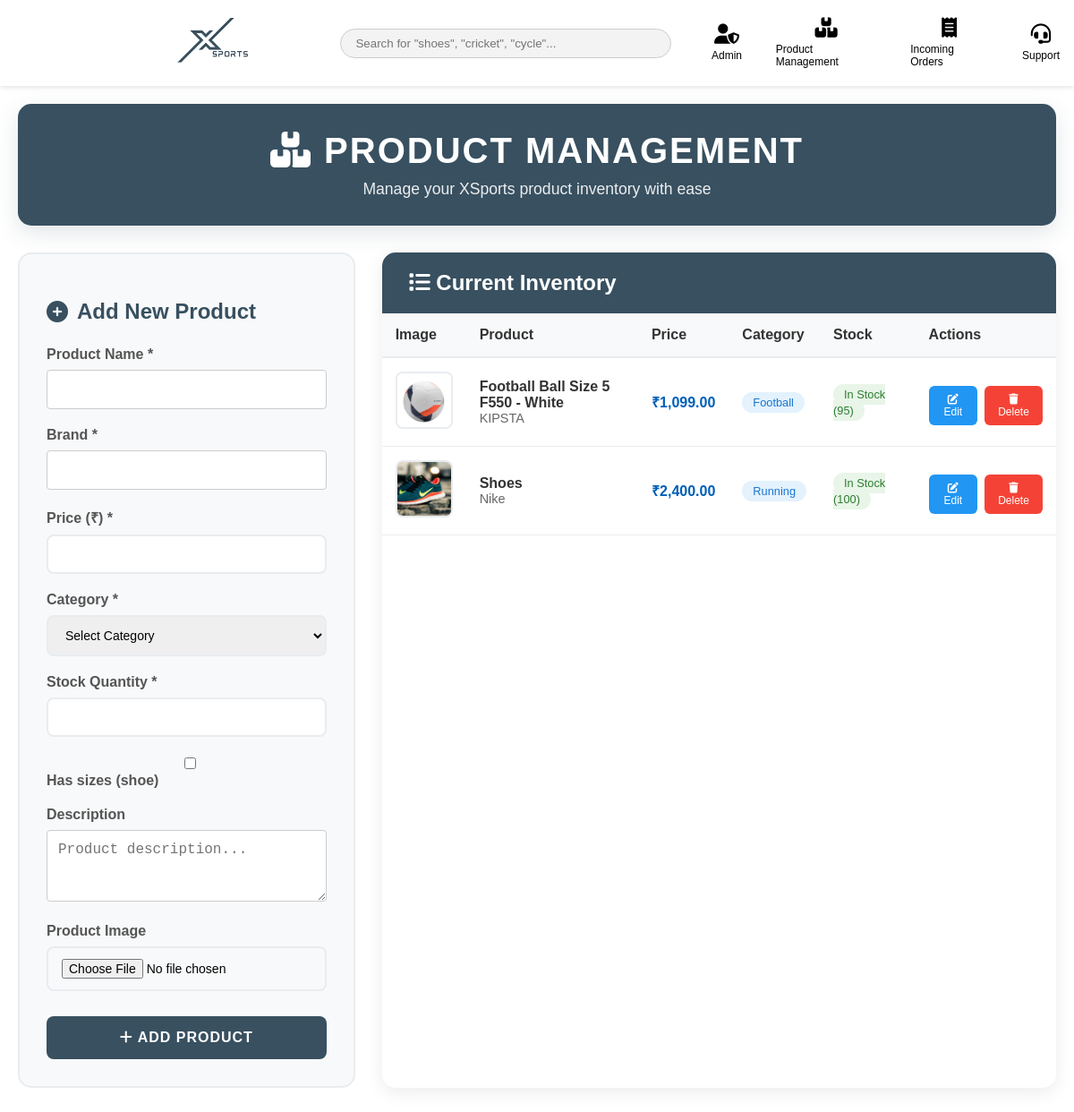
The app's page /admin.php (signed in), older data.
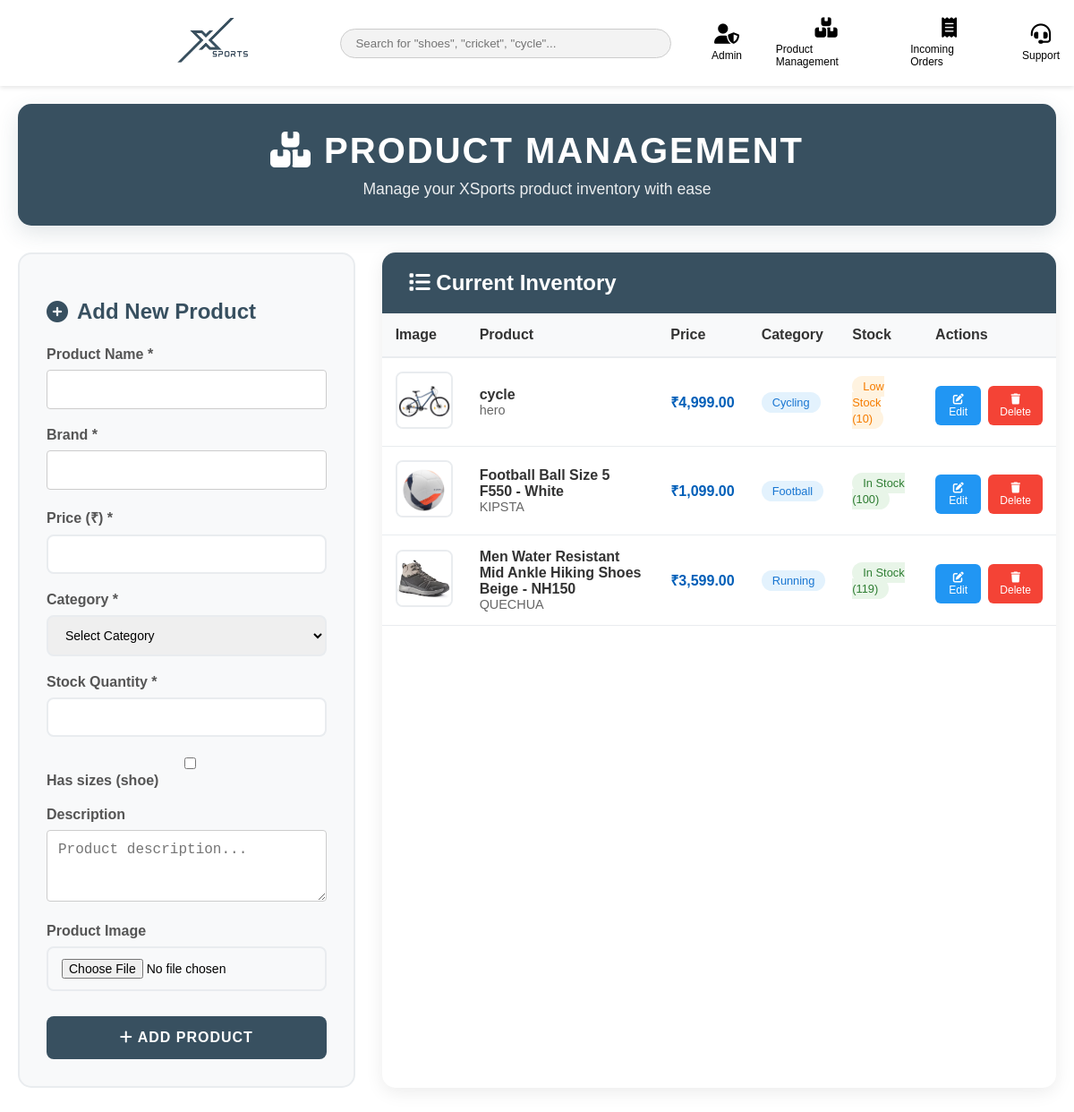
The same page, newer data.
### tables this page shows
CREATE TABLE IF NOT EXISTS `products` (
  `id` int NOT NULL AUTO_INCREMENT,
  `name` varchar(255) NOT NULL,
  `brand` varchar(100) NOT NULL,
  `price` decimal(10,2) NOT NULL,
  `image_path` varchar(255) DEFAULT NULL,
  `category` varchar(100) NOT NULL,
  `description` text,
  `quantity` int DEFAULT '0',
  `created_at` timestamp NULL DEFAULT CURRENT_TIMESTAMP,
  `has_sizes` tinyint(1) DEFAULT '0',
  PRIMARY KEY (`id`)
);

### admin.php (the view, shortened to what this page needs)
<?php
require_once 'includes/db.php';
$stmt = $pdo->query('SELECT * FROM products ORDER BY id DESC');
$products = $stmt->fetchAll();
?>
<!DOCTYPE html>
<html lang="en">
<head>
    <link rel="stylesheet" href="assets/style.css">
    <link rel="stylesheet" href="https://cdnjs.cloudflare.com/ajax/libs/font-awesome/6.5.1/css/all.min.css">
</head>
<body>
    <?php include 'includes/header.php'; ?>
    <div class="admin-container">
        <div class="admin-header">
            <h1><i class="fa-solid fa-boxes-stacked"></i> Product Management</h1>
            <p>Manage your XSports product inventory with ease</p>
        </div>
        <div class="admin-sections">
            <div class="add-product-section">
                <h2><i class="fa-solid fa-plus-circle"></i> Add New Product</h2>
                <form method="POST" enctype="multipart/form-data">
                    <div class="form-group">
                        <label for="name">Product Name *</label>
                        <input type="text" id="name" name="name" required>
                    </div>
                    <div class="form-group">
                        <label for="brand">Brand *</label>
                        <input type="text" id="brand" name="brand" required>
                    </div>
                    <div class="form-group">
                        <label for="price">Price (₹) *</label>
                        <input type="number" id="price" name="price" step="0.01" min="0" required>
                    </div>
                    <div class="form-group">
                        <label for="category">Category *</label>
                        <select id="category" name="category" required>
                            <option value="">Select Category</option>
                        </select>
                    </div>
                    <div class="form-group">
                        <label for="stock">Stock Quantity *</label>
                        <input type="number" id="stock" name="stock" min="0" required>
                    </div>
                    <div class="form-group">
                        <label><input type="checkbox" id="has_sizes" name="has_sizes" value="1"> Has sizes (shoe)</label>
                    </div>
                    <div class="form-group">
                        <label for="description">Description</label>
                        <textarea id="description" name="description" placeholder="Product description..."></textarea>
                    </div>
                    <div class="form-group">
                        <label for="image">Product Image</label>
                        <input type="file" id="image" name="image" accept="image/*">
                    </div>
                    <button type="submit" class="btn-primary">
                        <i class="fa-solid fa-plus"></i> Add Product
                    </button>
                </form>
            </div>
            <div class="inventory-section">
                <div class="inventory-header">
                    <h2><i class="fa-solid fa-list"></i> Current Inventory</h2>
                </div>
                <?php if (empty($products)): ?>
                    <div class="empty-state">
                        <i class="fa-solid fa-box-open"></i>
                        <h3>No Products Yet</h3>
                        <p>Start by adding your first product using the form on the left.</p>
                    </div>
                <?php else: ?>
                    <div style="overflow-x: auto;">
                        <table class="products-table">
                            <thead>
                                <tr>
                                    <th>Image</th>
                                    <th>Product</th>
                                    <th>Price</th>
                                    <th>Category</th>
                                    <th>Stock</th>
                                    <th>Actions</th>
                                </tr>
                            </thead>
                            <tbody>
                                <?php foreach ($products as $product): ?>
                                    <tr>
                                        <td>
                                            <?php if ($product['image_path']): ?>
                                                <img src="<?php echo htmlspecialchars($product['image_path']); ?>" alt="<?php echo htmlspecialchars($product['name']); ?>" class="product-image">
                                            <?php else: ?>
                                                <div style="width: 60px; height: 60px; background: #f0f0f0; border-radius: 8px; display: flex; align-items: center; justify-content: center; color: #999;">
                                                    <i class="fa-solid fa-image"></i>
                                                </div>
                                            <?php endif; ?>
                                        </td>
                                        <td>
                                            <div class="product-name"><?php echo htmlspecialchars($product['name']); ?></div>
                                            <div class="product-brand"><?php echo htmlspecialchars($product['brand']); ?></div>
                                        </td>
                                        <td class="product-price">₹<?php echo number_format($product['price'], 2); ?></td>
                                        <td><span class="product-category"><?php echo htmlspecialchars($product['category']); ?></span></td>
                                        <td>
                                            <?php
                                                                $stock = $product['quantity'];
                    if ($stock > 10) {
                        echo '<span class="stock-status stock-in">In Stock (' . $stock . ')</span>';
                    } elseif ($stock > 0) {
                        echo '<span class="stock-status stock-low">Low Stock (' . $stock . ')</span>';
                    } else {
                        echo '<span class="stock-status stock-out">Out of Stock</span>';
                    }
                                            ?>
                                        </td>
                                        <td>
                                            <div class="action-buttons">
                                                <?php
                                                $sizeRows = $pdo->prepare('SELECT size, stock FROM product_sizes WHERE product_id = ?');
                                                $sizeRows->execute([$product['id']]);
                                                $sizesArr = $sizeRows->fetchAll();
                                                $sizesJson = htmlspecialchars(json_encode($sizesArr), ENT_QUOTES);
                                                ?>
                                                <button class="btn-edit" onclick="editProduct(<?php echo $product['id']; ?>, '<?php echo addslashes($product['name']); ?>', '<?php echo addslashes($product['brand']); ?>', '<?php echo $product['price']; ?>', '<?php echo addslashes($product['category']); ?>', '<?php echo $product['quantity']; ?>', '<?php echo addslashes($product['description'] ?? ''); ?>', '<?php echo $sizesJson; ?>')">
                                                    <i class="fa-solid fa-edit"></i> Edit
                                                </button>
                                                <button class="btn-delete" onclick="deleteProduct(<?php echo $product['id']; ?>, '<?php echo htmlspecialchars($product['name']); ?>')">
                                                    <i class="fa-solid fa-trash"></i> Delete
                                                </button>
                                            </div>
                                        </td>
                                    </tr>
                                <?php endforeach; ?>
                            </tbody>
                        </table>
                    </div>
                <?php endif; ?>
            </div>
        </div>
    </div>
</body>
</html>

### includes/header.php (shortened to what this page needs)
<!DOCTYPE html>
<html lang="en">
<head>
<link href="assets/style.css" rel="stylesheet"/>
<link href="https://cdnjs.cloudflare.com/ajax/libs/font-awesome/6.5.1/css/all.min.css" rel="stylesheet"/>
</head>
<body>
<header class="top-header">
<div class="header-container">
<div class="left-section">
<button class="hamburger">☰</button>
<span class="all-sports">ALL<br/>SPORTS</span>
<a href="index.php">
<img alt="XSports Logo" class="logo-img" src="images/logo.png"/>
</a>
</div>
<?php if(basename($_SERVER['PHP_SELF']) != 'support.php'): ?>
<div class="search-section">
<form action="search.php" method="get" style="display: flex; width: 100%;">
    <input class="search-bar" name="q" placeholder='Search for "shoes", "cricket", "cycle"...' type="text" value="<?php echo isset($_GET['q']) ? htmlspecialchars($_GET['q']) : ''; ?>"/>
</form>
</div>
<?php endif; ?>
<div class="right-section">
<div class="nav-icons">
<?php if (isset($_SESSION['admin_logged_in'])): ?>
<div class="nav-item account-wrapper">
<a class="nav-item" href="#">
<i class="fa-solid fa-user-shield"></i>
<span>Admin</span>
</a>
</div>
<a class="nav-item" href="admin.php">
<i class="fa-solid fa-boxes-stacked"></i>
<span>Product Management</span>
</a>
<a class="nav-item" href="admin_orders.php">
        <i class="fa-solid fa-receipt"></i>
        <span>Incoming Orders</span>
</a>
<?php endif; ?>
<a class="nav-item" href="<?php echo isset($_SESSION['admin_logged_in']) ? 'admin_support.php' : 'support.php'; ?>">
<i class="fa-solid fa-headset"></i>
<span>Support</span>
</a>
</div>
</div>
</div>
</header>

### assets/style.css (style rules this page uses)
body { font-family: Arial, sans-serif; margin: 0; background: #f8f8f8; display: flex; min-height: 100vh; flex-direction: column; }
header { background-color: #005eb8; color: white; }
.search-bar { flex: 1; margin: 0 1rem; padding: 0.5rem; }
.nav-icons a { margin-left: 1rem; color: white; text-decoration: none; }
button { background: #005eb8; color: white; border: none; padding: 0.5rem; margin-top: 0.5rem; cursor: pointer; }
.top-header { background-color: #fff; padding: 0.5rem 1rem; box-shadow: 0 2px 5px rgba(0,0,0,0.1); position: sticky; top: 0; z-index: 999; }
.header-container { display: flex; align-items: center; justify-content: space-between; flex-wrap: wrap; }
.left-section { display: flex; align-items: center; gap: 0.8rem; flex: 1; }
.hamburger { background: none; border: none; font-size: 24px; cursor: pointer; }
.all-sports { font-size: 12px; text-align: center; font-weight: bold; line-height: 1.1; }
.logo-img { height: 60px; max-width: 200px; object-fit: contain; padding: 0 10px; }
.search-section { flex: 2; padding: 0 1rem; }
.search-bar { width: 100%; padding: 0.5rem 1rem; border-radius: 20px; border: 1px solid #ccc; background-color: #f3f3f3; }
.right-section { display: flex; align-items: center; gap: 1rem; flex: 2; justify-content: flex-end; font-size: 14px; }
.nav-icons a { text-decoration: none; color: black; margin-left: 0.8rem; }
.left-section a { display: flex; align-items: center; height: 100%; }
.left-section { align-items: center; min-height: 70px; }
.logo-img { height: auto; width: 200px; max-height: 80px; }
header .nav-icons { display: flex; align-items: center; gap: 25px; }
.nav-item { display: flex; flex-direction: column; align-items: center; text-decoration: none; color: #333; gap: 5px; }
.nav-item i { font-size: 1.4rem; }
.nav-item span { font-size: 0.75rem; font-weight: 500; }
.nav-item { position: relative; display: flex; flex-direction: column; align-items: center; text-decoration: none; color: #333; gap: 5px; }
.form-group { margin-bottom: 20px; }
.form-group label { display: block; margin-bottom: 8px; font-weight: bold; color: #555; }
.form-group input[type="text"], .form-group input[type="email"], .form-group textarea { width: 100%; padding: 12px; border: 1px solid #ccc; border-radius: 4px; box-sizing: border-box; font-size: 16px; }
.form-group textarea { resize: vertical; }
.account-wrapper { position: relative; }

Row changes from the older to the newer data that the page shows:
added products: image_path (picture), name "cycle", brand "hero", price "4,999.00", category "Cycling", quantity "10"
changed products "Football Ball Size 5 F550 - White": quantity "95" → "100"
changed products "Running": image_path: a different picture; name "Shoes" → "Men Water Resistant Mid Ankle Hiking Shoes Beige - NH150"; brand "Nike" → "QUECHUA"; price "2,400.00" → "3,599.00"; quantity "100" → "119"
